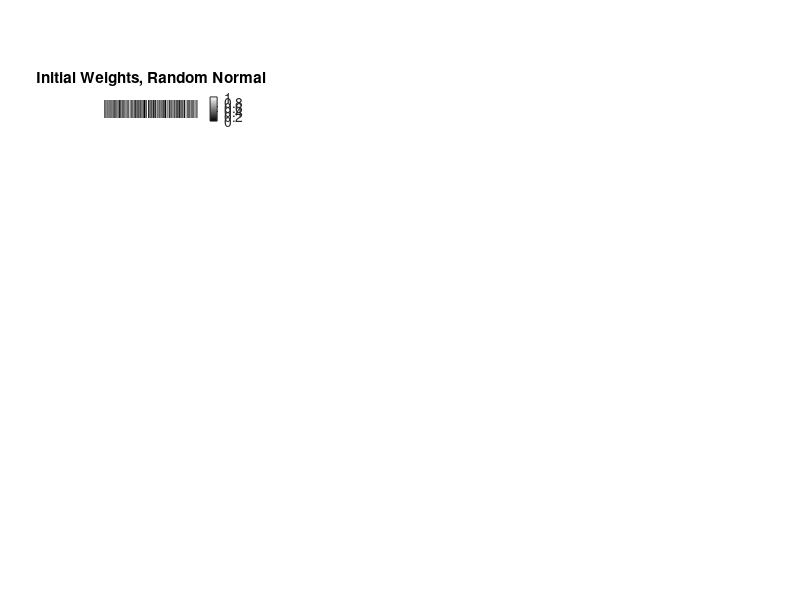

Write the MATLAB code that produced this figure. (Note: this script raises an error after producing the figure.)
sigma_arr = [8 16; 8 32;4 32];

function dwdt = daODE(t, w, K)
    %make w col vec into matrix to live as true self
    %NO Q BECAUSE IT IS MEANINGLESS AND WE HATE IT
    W = reshape(w, 512, 2);
    dwdtMAT = K*W;
    %flatten back to column vec
    dwdt = dwdtMAT(:);
end

function freq_info = fourier_anal(vectro_tull) %put in a vector to analyze frequency
    vectro_tull = vectro_tull - mean(vectro_tull); %remove DC offset
    vectro_tull = detrend(vectro_tull); % get rid of stuff near 0 -> long term trends
    %vectro_tull = highpass(vectro_tull, 1, 512);
    freq_spec = fft(vectro_tull); %frequency spectra
    n = length(vectro_tull);  %num sample

    norm_fs = abs(freq_spec/n); %normalized frequency spectra, divide by number of elemens for fourier reasons
    fs_full = norm_fs(1:floor(n/2)+1); %only want 1st half bc real signal, 2nd half redundant
    fs_full(2:end-1) = 2*fs_full(2:end-1); % double that parts we care about
    
    [maxi, peaki] = max(fs_full); %maximum freq, idx ie amplitude y i
    
    f = 512; %call freq 512 even though not really time dependent, needs to be f/2 = max sample rate to avoid fuckery
    freqax = (0:floor(n/2)) * (f / n); %axis for freq graph, divide by 2 bc fourier transform is symmetric and only 
    % care abt positive for a real signal
    amps = fs_full; %renaming bc i hate myself
    max_freq = maxi; % see above 
    freq_ax = freqax; % see above 
    freq_info = {freqax, amps, maxi, peaki}; % python list but maybe better?
end

%Method for generating karyotype looking plots
%subtract the absolute value of col2 from col1. If col has a larger
%magnitude, then the overall value is negative, which I consider right eye
%dominance, and vice versa where positive is left eye dominance. Then I
%normalize the 1D array to use for generating the blur plot

function sweet = response_suite(sigma_arr, num_steps, blur_plot_thicc)
    timeline = linspace(0, num_steps, 100);
    W0 = randn(1024,1); % need W to be flat to treat like 1d vec for ode45
    W0_pre_blur = reshape(W0, 512, 2);
    %make as horrendous as possible
    W0_blur = arrayfun(@(i) (W0_pre_blur(i, 1) < W0_pre_blur(i, 2)) * (abs(W0_pre_blur(i, 1)) - abs(W0_pre_blur(i, 2))) + ...
                          (W0_pre_blur(i, 1) > W0_pre_blur(i, 2)) * (-(abs(W0_pre_blur(i, 1)) - abs(W0_pre_blur(i, 2)))), 1:512);

    w_ind = arrayfun(@(i) i, 1:512); % index for weights
    [kcol, krow] = ndgrid(1:512, 1:512); %to use for making Ws
    
    normed_W0_blur = (W0_blur - min(W0_blur)) / (max(W0_blur) - min(W0_blur)); %normalize W0
    grayWi = repmat(normed_W0_blur, blur_plot_thicc, 1); %repeat matrix blur_plot_thicc # of times along 1 axis
    
    %figure;
    figure('Position', [0, 0, 1400, 800], 'Name','Response Suite');
    
    subplot(3, 4, 1);
    imshow(grayWi, 'Colormap',gray);
    title("Initial Weights, Random Normal");

    fig_count = 0;
    wi = arrayfun(@(i) i, 1:512); % index for weights

    for i=1:3
        sigmas = sigma_arr(i, :);
        K = arrayfun(@(i, j) (1/sigmas(1)^2) * exp(-((i - j)^2) / (2 * sigmas(1)^2)) - ...
        (1/sigmas(2)^2) * exp(-((i - j)^2) / (2 * sigmas(2)^2)), krow, kcol); %make K based on current sigmas

        [t, wot] = ode45(@(t,w) daODE(t, w, K), timeline, W0);
        w_final = wot(end, :); % final weight values
        reshape_w = reshape(w_final, 512, 2); %reshape w into actual shape 512x2 

        last_w = abs(reshape_w(:, 1)) -  abs(reshape_w(:, 2)); %take absolute difference, neg for right dom, pos for left dom
        last_w_norm = (last_w - min(last_w)) / (max(last_w) - min(last_w)); % normalize absolute diff
        w_blur = last_w_norm; %instead of writing code effectively, just change var names

        blur_norm = (w_blur - min(w_blur)) / (max(w_blur) - min(w_blur)); %normalize again bc too lazy to change car names
        alt_gray = repmat(blur_norm', blur_plot_thicc, 1); %repeat 

        %output = {frequency axis, amplitude spectra, peak frequency, peak
        %freq amplitude}
        fft_info = fourier_anal(w_blur);

        freq_ax = fft_info{1};
        amp_spectra = fft_info{2};
        peak_freq = fft_info{4};

        [KV, KD] = eig(K); %eigs of K

        eig_fft = fourier_anal(KV(:, end)); %get freq of principle eigenvector

        eig_spectra = eig_fft{2};
        peak_eig_freq = eig_fft{4};

        subplot(3, 4 , fig_count+1);
        imshow(grayWi, 'Colormap',gray); %USE IMSHOW USE IMSHOW USE IMSHOW +++++ DO NOT USE PLOT HOE
        title("Initial Weights, Random Normal");
        c = colorbar;
        c.Ticks = [c.Limits(1), c.Limits(2)]
        c.TickLabels = {'Right', 'Left'}
        xlim([0, 512]);
        xlabel('Cortical Cells')
        axis normal

        subplot(3, 4, fig_count+2);
        last_w_norm = (last_w - min(last_w)) / (max(last_w) - min(last_w));
        gray_wf = repmat(blur_norm', blur_plot_thicc, 1); %REP THE TRANSPOSE IDIOT 
        imshow(gray_wf, 'Colormap',gray);
        ftitle = sprintf('Final Weights \\sigma_1 = %d \\sigma_2 = %d', sigmas(1), sigmas(2));
        title(ftitle, 'Interpreter','tex');
        xlabel('Cortical Cells')
        xlim([0, 512]);
        axis normal

        subplot(3, 4, fig_count+3);
        bor_f = arrayfun(@(i) 1 * ((abs(reshape_w(i, 1)) > abs(reshape_w(i, 2)))) + 0 , 1:length(reshape_w));
        plot(wi, bor_f);
        title('Ocular Dominance');
        xlim([0, 512]);
        axis normal

        subplot(3, 4, fig_count+4);
        plot(freq_ax, amp_spectra); hold on %plot w spectra
        plot(freq_ax, eig_spectra); hold off %plot 
        title_string = sprintf('Spectra, Peak W freq = %.2f \n Principle Eigenvector Peak = %.2f', peak_freq, peak_eig_freq);
        set(legend, 'FontSize', 8);
        title(title_string);
        axis normal
        xlim([0, 50]);
        xlabel("Relative Frequency");
        ylabel("Frequency Strength");
        legend({'Normalized Abs. Weight Diff.','Principle Eigenvector'},'Location','northeast','Orientation','vertical');

        fig_count = fig_count + 4; % do it again

    end

end

response_suite(sigma_arr, 500, 100)

        


                




    